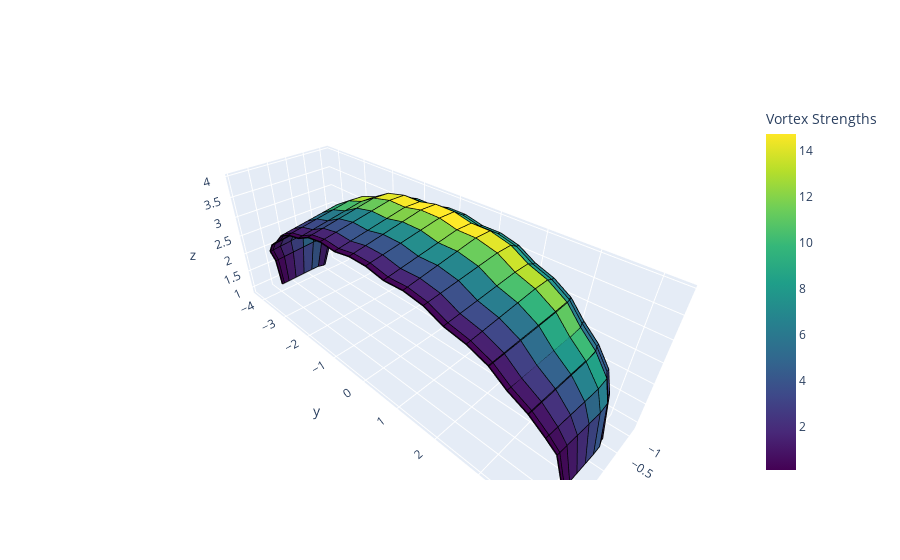

The notebook cell this image was saved under:
### Markdown cell above
### For `VLM` :

### Code cell
# Set the flow conditions
atmo = asb.Atmosphere(altitude=0)

chordwise_resolution = 8

aerodynamic_center = airplane_vlm.aerodynamic_center()
dynamic_pressure = 0.5 * atmo.density() * Umag**2
Re = (
                atmo.density()
                * Umag
                * airplane_vlm.wings[0].mean_aerodynamic_chord()
                / atmo.dynamic_viscosity()
            )

vlm_result = []
for alpha in range(angle_range_max+1) :
    vlm = asb.VortexLatticeMethod(
        chordwise_resolution=chordwise_resolution,
        spanwise_resolution=1,
        spanwise_spacing_function=np.linspace,
        airplane=airplane_vlm,
        op_point=asb.OperatingPoint(
            velocity=Umag,  # m/s
            alpha=alpha,  # degree
        ),
    )

    vlm_result.append(vlm.run())

# %% Export data 
df = pd.json_normalize(vlm_result)
df["aoa"] = np.linspace(0, angle_range_max, angle_range_max+1)

vlm_csv_file = "vlm_"+kite_name+".csv"
vlm_name = "vlm_"+kite_name
path_vlm =(
    Path(root_dir)
    / "results"
    / kite_origin
    / "VLM"
    / vlm_csv_file
)
df_selected = df[['CL', 'CD', 'aoa']]
df_selected.to_csv(path_vlm, index=False)

# ### Plotting the wing
scale_lift = 0.005
scale_drag = 0.5
fig = vlm.draw(draw_streamlines=False, backend="plotly", show=False)

fig.show()

### Figure 1 — Plotly figure (JSON) as saved in the notebook; plotly's stock layout.template omitted (floating-point values rounded to 4 significant figures; data arrays with more than 128 entries replaced by an {"elided": "..."} marker saying what was removed)
{"data": [{"colorbar": {"title": {"text": "Vortex Strengths"}}, "colorscale": [[0, "#440154"], [0.1111, "#482878"], [0.2222, "#3e4989"], [0.3333, "#31688e"], [0.4444, "#26828e"], [0.5556, "#1f9e89"], [0.6667, "#35b779"], [0.7778, "#6ece58"], [0.8889, "#b5de2b"], [1, "#fde725"]], "flatshading": false, "i": {"elided": "368 int values"}, "intensity": {"elided": "736 float values"}, "j": {"elided": "368 int values"}, "k": {"elided": "368 int values"}, "showscale": true, "type": "mesh3d", "x": {"elided": "736 float values"}, "y": {"elided": "736 float values"}, "z": {"elided": "736 float values"}}, {"line": {"color": "rgb(0,0,0)", "width": 3}, "mode": "lines", "name": "", "showlegend": false, "type": "scatter3d", "x": {"elided": "1104 float values"}, "y": {"elided": "1104 float values"}, "z": {"elided": "1104 float values"}}, {"line": {"color": "rgba(119,0,255,200)", "width": 1}, "mode": "lines", "name": "", "showlegend": false, "type": "scatter3d", "x": [], "y": [], "z": []}], "layout": {"scene": {"aspectmode": "data"}, "title": {"text": ""}}}
